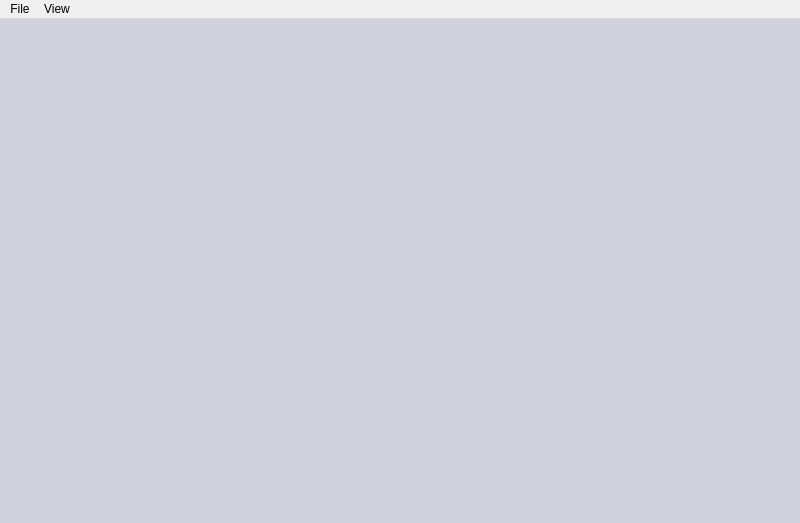
<?xml version="1.0" encoding="UTF-8"?>
<ui version="4.0">
 <class>MainWindow</class>
 <widget class="QMainWindow" name="MainWindow">
  <property name="geometry">
   <rect>
    <x>0</x>
    <y>0</y>
    <width>800</width>
    <height>523</height>
   </rect>
  </property>
  <property name="minimumSize">
   <size>
    <width>800</width>
    <height>523</height>
   </size>
  </property>
  <property name="maximumSize">
   <size>
    <width>800</width>
    <height>523</height>
   </size>
  </property>
  <property name="windowTitle">
   <string>A-Maze-ing!</string>
  </property>
  <property name="styleSheet">
   <string notr="true">QMainWindow {
	background-color: rgb(210,210,220);
}

QPushButton {
background-color: rgb(169,63,85);
color: rgb(255,255,255);
border-radius: 10px;
}

QPushButton:pressed {
background-color: rgb(127, 46, 62);
}

QPushButton:disabled {
background-color: rgb(200, 200, 200);
}

QLabel {
	color: black;
}</string>
  </property>
  <widget class="QWidget" name="centralwidget">
   <widget class="QStackedWidget" name="stackedWidget">
    <property name="geometry">
     <rect>
      <x>0</x>
      <y>0</y>
      <width>800</width>
      <height>515</height>
     </rect>
    </property>
    <property name="sizePolicy">
     <sizepolicy hsizetype="Fixed" vsizetype="Fixed">
      <horstretch>0</horstretch>
      <verstretch>0</verstretch>
     </sizepolicy>
    </property>
    <property name="minimumSize">
     <size>
      <width>800</width>
      <height>515</height>
     </size>
    </property>
    <property name="maximumSize">
     <size>
      <width>800</width>
      <height>515</height>
     </size>
    </property>
    <widget class="QWidget" name="mazeTab_"/>
    <widget class="QWidget" name="caveTab_"/>
   </widget>
  </widget>
  <widget class="QMenuBar" name="menubar">
   <property name="geometry">
    <rect>
     <x>0</x>
     <y>0</y>
     <width>800</width>
     <height>24</height>
    </rect>
   </property>
   <widget class="QMenu" name="menuA_Maze_ing">
    <property name="title">
     <string>View</string>
    </property>
    <addaction name="actionMaze"/>
    <addaction name="actionCave"/>
   </widget>
   <widget class="QMenu" name="menuFile">
    <property name="title">
     <string>File</string>
    </property>
    <addaction name="actionOpen"/>
    <addaction name="actionSave"/>
   </widget>
   <addaction name="menuFile"/>
   <addaction name="menuA_Maze_ing"/>
  </widget>
  <action name="actionMaze">
   <property name="text">
    <string>Maze</string>
   </property>
   <property name="shortcut">
    <string>Ctrl+1</string>
   </property>
  </action>
  <action name="actionCave">
   <property name="text">
    <string>Cave</string>
   </property>
   <property name="shortcut">
    <string>Ctrl+2</string>
   </property>
  </action>
  <action name="actionOpen">
   <property name="text">
    <string>Open</string>
   </property>
   <property name="shortcut">
    <string>Ctrl+O</string>
   </property>
  </action>
  <action name="actionSave">
   <property name="text">
    <string>Save</string>
   </property>
   <property name="shortcut">
    <string>Ctrl+S</string>
   </property>
  </action>
 </widget>
 <resources/>
 <connections/>
</ui>
